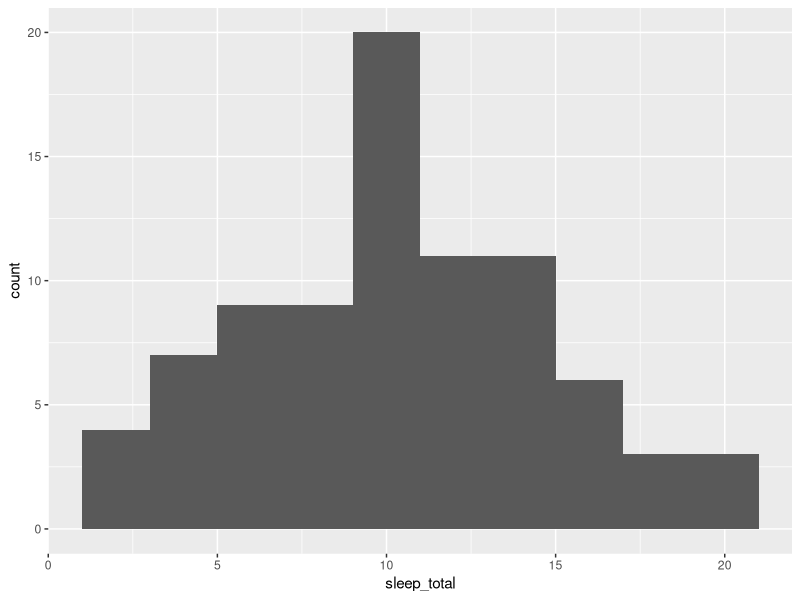
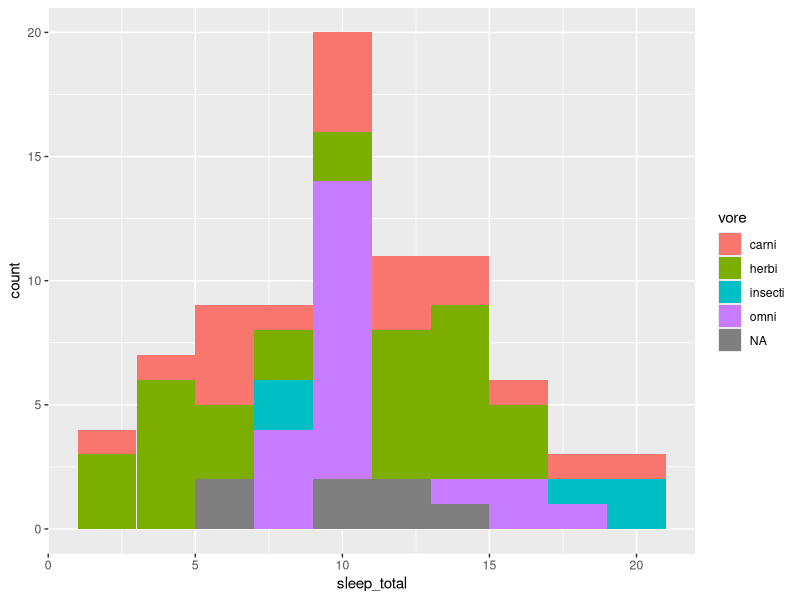
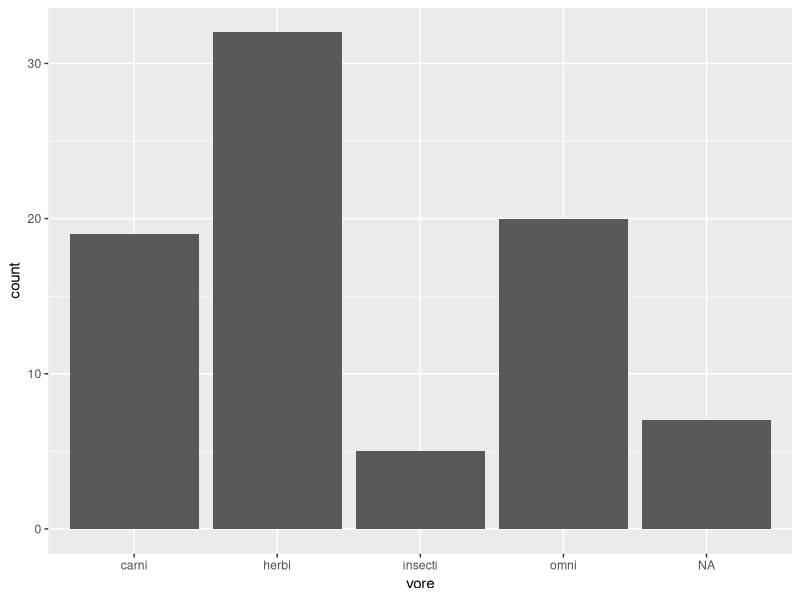
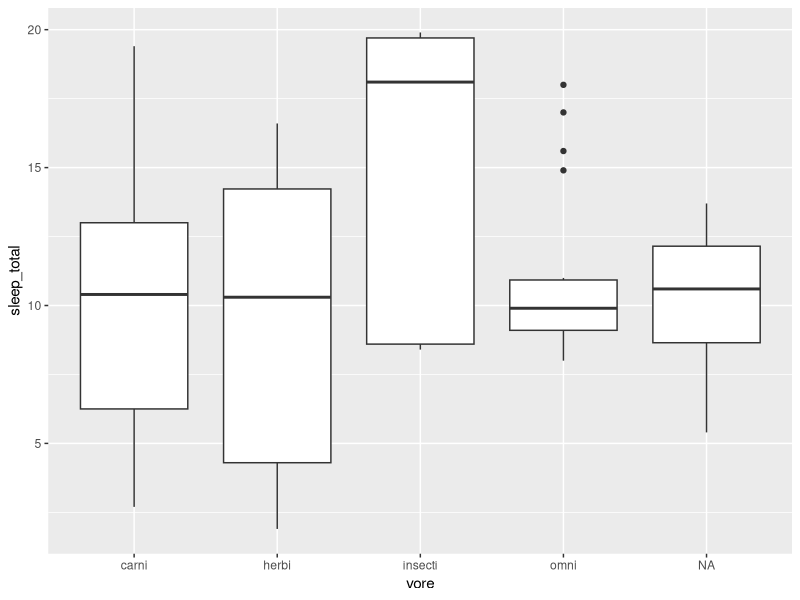
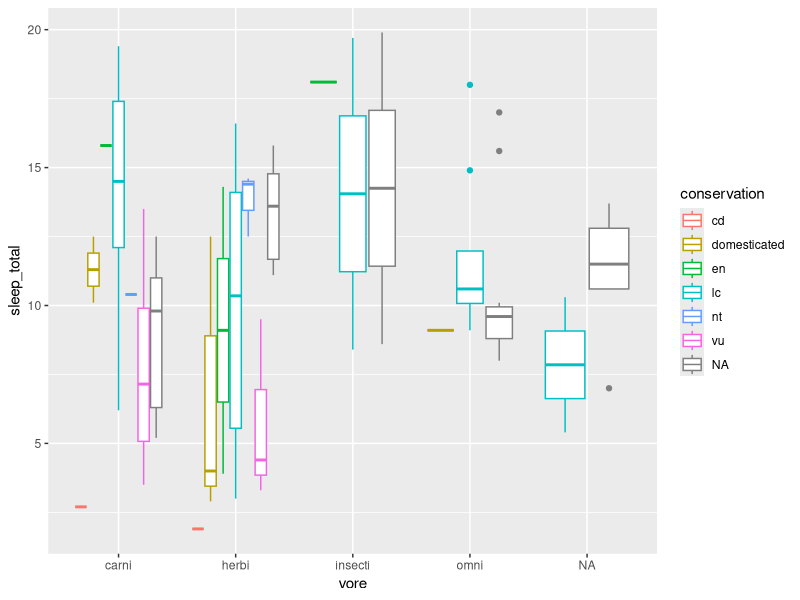

Write R code to recreate these figures, in order.
## ---- chunk 1
library(ggplot2)
library(tidyverse)
msleep2 <- msleep %>% mutate(brainwt_log = log(brainwt))
## ---- chunk 2
ggplot(msleep, aes(x = sleep_total)) +
    geom_histogram(bins = 10)
## ---- chunk 3
ggplot(msleep, aes(x = sleep_total, fill = vore)) +
    geom_histogram(bins = 10)
## ---- chunk 4
ggplot(data = msleep, aes(x = vore)) + 
  geom_bar()
## ---- chunk 5
ggplot(data = msleep, aes(x = vore, y = sleep_total)) + 
  geom_boxplot()
## ---- chunk 6
ggplot(msleep, aes(x = vore, y = sleep_total, color = conservation)) +
    geom_boxplot() 
